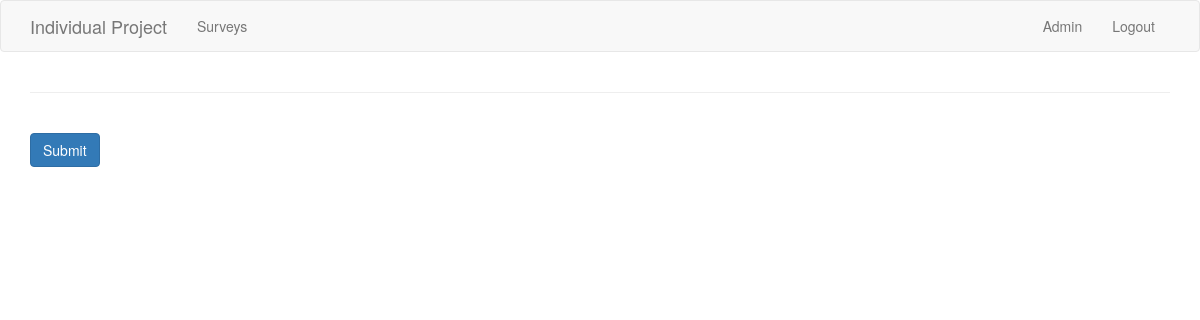
/surveys/7/ (signed in), run on an earlier commit of the app's database.
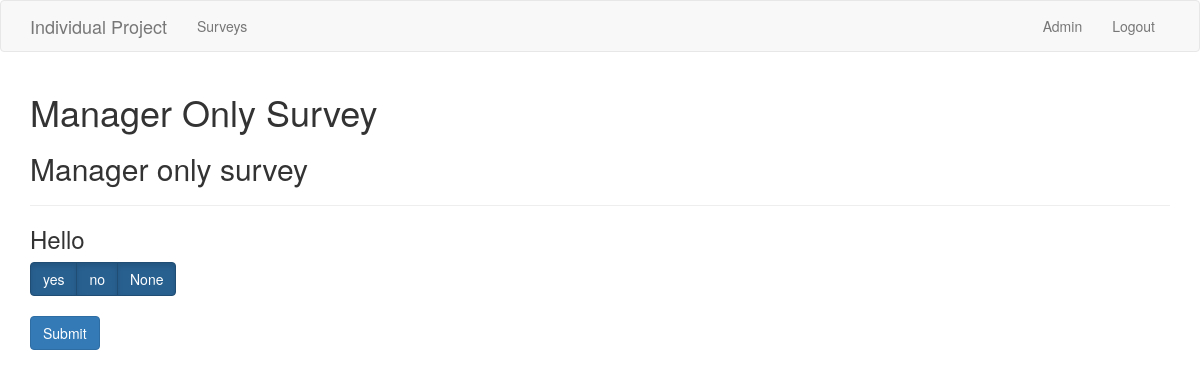
And on a later commit of the database.
### app/models.py (models this page shows, shortened)
class Survey(db.Model):
    id = db.Column(db.Integer, primary_key=True)
    title = db.Column(db.String(64))
    description = db.Column(db.String(280))
    start_date = db.Column(db.Date)
    end_date = db.Column(db.Date)
    user_id = db.Column(db.Integer, db.ForeignKey("user.id"))
    properties = db.Column(db.String(500))
    questions = db.relationship("Question", back_populates="survey")
    user = db.relationship("User", back_populates="surveys")

class Question(db.Model):
    id = db.Column(db.Integer, primary_key=True)
    text = db.Column(db.String(280))
    answers = db.Column(db.String(144))
    index = db.Column(db.Integer)
    survey_id = db.Column(db.Integer, db.ForeignKey("survey.id"))
    survey = db.RelationshipProperty("Survey", back_populates="questions")
    responses = db.RelationshipProperty("Response", back_populates="question")
    def answers_as_list(self):
        answers = self.answers.split(";")
        answers.append("None")
        return answers

### app/routes.py (the view, shortened to what this page needs)
@app.route("/surveys/<survey_id>/", methods=["GET", "POST"])
@login_required
def survey_response(survey_id):
    survey = Survey.query.filter_by(id=survey_id).first()
    return render_template("survey_response.html", survey=survey)

### app/models.py (called while the page is built)
@login.user_loader
def load_user(user_id):
    return User.query.get(int(user_id))

### app/templates/survey_response.html
{% extends "base.html" %}
{% block app_content %}
<h1>{{ survey.title }}</h1>
<h2>{{ survey.description }}</h2>
<hr>
<form action="" method="post">
    {% for question in survey.questions %}
    <div>
        <h3>{{ question.text }}</h3>
        <div class="btn-group btn-group-toggle" data-toggle="buttons">
            {% for answer in question.answers_as_list() %}
                <label class="btn btn-primary active">
                    <input class="form-check-input" type="radio" id="{{answer}}" name="{{question.index}}" value="{{answer}}">{{answer}}
                </label>
            {% endfor %}
        </div>
    </div>
    {% endfor %}
    <p style="padding-top: 20px">
        <input type="submit" class="padding btn btn-primary" value="Submit">
    </p>
</form>
{% endblock %}

What changed in the data, as far as the page shows it:
added Survey: title "Manager Only Survey", description "Manager only survey"
added Question: text "Hello", answers_as_list "yes" "no" "None"
